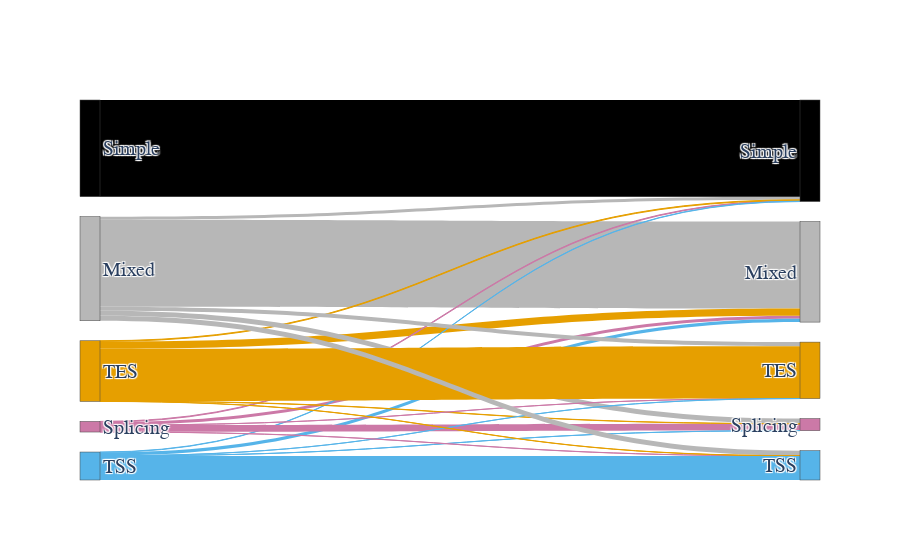

This figure's notebook cell:
### Code cell
ofile = 'figures/obs_det_obs_major_sankey.pdf'
fig = plot_sankey(df,
                  source='sector_obs_det',
                  sink='sector_obs_major',
                  counts='gid',
                  color='sector',
                  title='')
h = 700
w = 1.8792590838529746*h
pio.write_image(fig, ofile, width=w, height=h)

### Figure 1 — Plotly figure (JSON) as saved in the notebook; plotly's stock layout.template omitted (floating-point values rounded to 4 significant figures)
{"data": [{"link": {"color": ["#b7b7b7", "#CC79A7", "#E69F00", "#56B4E9", "#b7b7b7", "#000000", "#CC79A7", "#E69F00", "#56B4E9", "#b7b7b7", "#CC79A7", "#E69F00", "#56B4E9", "#b7b7b7", "#CC79A7", "#E69F00", "#56B4E9", "#b7b7b7", "#CC79A7", "#E69F00", "#56B4E9"], "source": [1, 3, 2, 4, 1, 0, 3, 2, 4, 1, 3, 2, 4, 1, 3, 2, 4, 1, 3, 2, 4], "target": [6, 6, 6, 6, 5, 5, 5, 5, 5, 8, 8, 8, 8, 7, 7, 7, 7, 9, 9, 9, 9], "value": [7754, 268, 649, 305, 274, 8633, 62, 64, 33, 450, 599, 21, 6, 360, 6, 4669, 7, 450, 11, 14, 2146]}, "node": {"color": ["#000000", "#b7b7b7", "#E69F00", "#CC79A7", "#56B4E9", "#000000", "#b7b7b7", "#E69F00", "#CC79A7", "#56B4E9"], "label": ["Simple", "Mixed", "TES", "Splicing", "TSS", "Simple", "Mixed", "TES", "Splicing", "TSS"]}, "textfont": {"family": "Arial", "size": 20}, "type": "sankey"}], "layout": {"autosize": true, "font": {"family": "Times New Roman"}, "title": {"text": ""}}}
